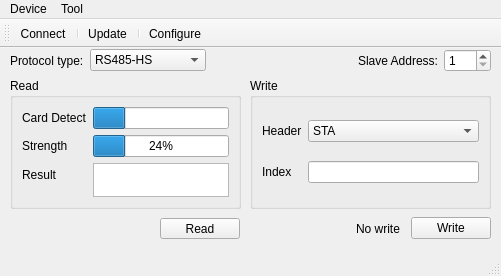
<?xml version="1.0" encoding="UTF-8"?>
<ui version="4.0">
 <class>MainWindow</class>
 <widget class="QMainWindow" name="MainWindow">
  <property name="geometry">
   <rect>
    <x>0</x>
    <y>0</y>
    <width>501</width>
    <height>276</height>
   </rect>
  </property>
  <property name="windowTitle">
   <string>MainWindow</string>
  </property>
  <widget class="QWidget" name="centralwidget">
   <widget class="QGroupBox" name="groupBox">
    <property name="geometry">
     <rect>
      <x>10</x>
      <y>30</y>
      <width>231</width>
      <height>131</height>
     </rect>
    </property>
    <property name="minimumSize">
     <size>
      <width>231</width>
      <height>0</height>
     </size>
    </property>
    <property name="title">
     <string>Read</string>
    </property>
    <layout class="QFormLayout" name="formLayout">
     <item row="1" column="0">
      <widget class="QLabel" name="label_6">
       <property name="text">
        <string>Strength</string>
       </property>
      </widget>
     </item>
     <item row="1" column="1">
      <widget class="QProgressBar" name="strengthBar">
       <property name="value">
        <number>24</number>
       </property>
      </widget>
     </item>
     <item row="2" column="0">
      <widget class="QLabel" name="label_2">
       <property name="text">
        <string>Result</string>
       </property>
      </widget>
     </item>
     <item row="2" column="1">
      <widget class="QTextEdit" name="readText">
       <property name="sizePolicy">
        <sizepolicy hsizetype="Fixed" vsizetype="Fixed">
         <horstretch>0</horstretch>
         <verstretch>0</verstretch>
        </sizepolicy>
       </property>
      </widget>
     </item>
     <item row="0" column="1">
      <widget class="QProgressBar" name="cardDetectBar">
       <property name="value">
        <number>24</number>
       </property>
       <property name="textVisible">
        <bool>false</bool>
       </property>
      </widget>
     </item>
     <item row="0" column="0">
      <widget class="QLabel" name="label_4">
       <property name="text">
        <string>Card Detect</string>
       </property>
      </widget>
     </item>
    </layout>
   </widget>
   <widget class="QPushButton" name="readButton">
    <property name="geometry">
     <rect>
      <x>160</x>
      <y>170</y>
      <width>80</width>
      <height>21</height>
     </rect>
    </property>
    <property name="text">
     <string>Read</string>
    </property>
   </widget>
   <widget class="QGroupBox" name="groupBox_2">
    <property name="geometry">
     <rect>
      <x>250</x>
      <y>30</y>
      <width>241</width>
      <height>131</height>
     </rect>
    </property>
    <property name="minimumSize">
     <size>
      <width>241</width>
      <height>0</height>
     </size>
    </property>
    <property name="title">
     <string>Write</string>
    </property>
    <layout class="QGridLayout" name="gridLayout_2">
     <item row="0" column="1">
      <widget class="QComboBox" name="headerRFIDBox">
       <item>
        <property name="text">
         <string>STA</string>
        </property>
       </item>
       <item>
        <property name="text">
         <string>END</string>
        </property>
       </item>
       <item>
        <property name="text">
         <string>CUR</string>
        </property>
       </item>
       <item>
        <property name="text">
         <string>CRO</string>
        </property>
       </item>
      </widget>
     </item>
     <item row="2" column="0">
      <widget class="QLabel" name="label_3">
       <property name="text">
        <string>Index</string>
       </property>
      </widget>
     </item>
     <item row="2" column="1">
      <widget class="QLineEdit" name="WritelineEdit"/>
     </item>
     <item row="0" column="0">
      <widget class="QLabel" name="label_5">
       <property name="text">
        <string>Header</string>
       </property>
      </widget>
     </item>
    </layout>
   </widget>
   <widget class="QWidget" name="layoutWidget">
    <property name="geometry">
     <rect>
      <x>10</x>
      <y>0</y>
      <width>481</width>
      <height>25</height>
     </rect>
    </property>
    <layout class="QGridLayout" name="gridLayout_4">
     <item row="0" column="0">
      <widget class="QLabel" name="label">
       <property name="text">
        <string>Protocol type:</string>
       </property>
      </widget>
     </item>
     <item row="0" column="1">
      <widget class="QComboBox" name="protocoComboBox">
       <item>
        <property name="text">
         <string>RS485-HS</string>
        </property>
       </item>
       <item>
        <property name="text">
         <string>RS485-Modbus</string>
        </property>
       </item>
      </widget>
     </item>
     <item row="0" column="2">
      <spacer name="horizontalSpacer">
       <property name="orientation">
        <enum>Qt::Horizontal</enum>
       </property>
       <property name="sizeHint" stdset="0">
        <size>
         <width>40</width>
         <height>20</height>
        </size>
       </property>
      </spacer>
     </item>
     <item row="0" column="3">
      <widget class="QLabel" name="label_27">
       <property name="sizePolicy">
        <sizepolicy hsizetype="Maximum" vsizetype="Preferred">
         <horstretch>0</horstretch>
         <verstretch>0</verstretch>
        </sizepolicy>
       </property>
       <property name="minimumSize">
        <size>
         <width>72</width>
         <height>23</height>
        </size>
       </property>
       <property name="text">
        <string>Slave Address:</string>
       </property>
      </widget>
     </item>
     <item row="0" column="4">
      <widget class="QSpinBox" name="slaveAddEditNum">
       <property name="sizePolicy">
        <sizepolicy hsizetype="Maximum" vsizetype="Fixed">
         <horstretch>0</horstretch>
         <verstretch>0</verstretch>
        </sizepolicy>
       </property>
       <property name="minimum">
        <number>1</number>
       </property>
       <property name="maximum">
        <number>247</number>
       </property>
      </widget>
     </item>
    </layout>
   </widget>
   <widget class="QWidget" name="layoutWidget">
    <property name="geometry">
     <rect>
      <x>356</x>
      <y>169</y>
      <width>135</width>
      <height>23</height>
     </rect>
    </property>
    <layout class="QHBoxLayout" name="horizontalLayout">
     <item>
      <widget class="QLabel" name="writeStLable">
       <property name="text">
        <string>No write</string>
       </property>
      </widget>
     </item>
     <item>
      <widget class="QPushButton" name="writeButton">
       <property name="text">
        <string>Write</string>
       </property>
      </widget>
     </item>
    </layout>
   </widget>
  </widget>
  <widget class="QMenuBar" name="menubar">
   <property name="geometry">
    <rect>
     <x>0</x>
     <y>0</y>
     <width>501</width>
     <height>20</height>
    </rect>
   </property>
   <widget class="QMenu" name="menuDevice">
    <property name="title">
     <string>Device</string>
    </property>
    <addaction name="actionExit"/>
   </widget>
   <widget class="QMenu" name="menuTool">
    <property name="title">
     <string>Tool</string>
    </property>
    <addaction name="actionConfigure"/>
    <addaction name="separator"/>
    <addaction name="actionConnect"/>
    <addaction name="actionUpdate"/>
    <addaction name="separator"/>
   </widget>
   <addaction name="menuDevice"/>
   <addaction name="menuTool"/>
  </widget>
  <widget class="QToolBar" name="toolBar">
   <property name="windowTitle">
    <string>toolBar</string>
   </property>
   <attribute name="toolBarArea">
    <enum>TopToolBarArea</enum>
   </attribute>
   <attribute name="toolBarBreak">
    <bool>false</bool>
   </attribute>
   <addaction name="actionConnect"/>
   <addaction name="separator"/>
   <addaction name="actionUpdate"/>
   <addaction name="separator"/>
   <addaction name="actionConfigure"/>
  </widget>
  <widget class="QStatusBar" name="statusbar"/>
  <action name="actionConnect">
   <property name="checkable">
    <bool>true</bool>
   </property>
   <property name="icon">
    <iconset resource="Resource.qrc">
     <normaloff>:/Rec/images/connect.png</normaloff>
     <normalon>:/Rec/images/disconnect.png</normalon>:/Rec/images/connect.png</iconset>
   </property>
   <property name="text">
    <string>Connect</string>
   </property>
  </action>
  <action name="actionConfigure">
   <property name="icon">
    <iconset resource="Resource.qrc">
     <normaloff>:/Rec/images/settings.png</normaloff>:/Rec/images/settings.png</iconset>
   </property>
   <property name="text">
    <string>Configure</string>
   </property>
  </action>
  <action name="actionExit">
   <property name="icon">
    <iconset resource="Resource.qrc">
     <normaloff>:/Rec/images/application-exit.png</normaloff>:/Rec/images/application-exit.png</iconset>
   </property>
   <property name="text">
    <string>Exit</string>
   </property>
  </action>
  <action name="actionUpdate">
   <property name="checkable">
    <bool>true</bool>
   </property>
   <property name="icon">
    <iconset resource="Resource.qrc">
     <normaloff>:/Rec/images/iconfinder_refresh_48523.png</normaloff>:/Rec/images/iconfinder_refresh_48523.png</iconset>
   </property>
   <property name="text">
    <string>Update</string>
   </property>
  </action>
 </widget>
 <tabstops>
  <tabstop>protocoComboBox</tabstop>
  <tabstop>slaveAddEditNum</tabstop>
  <tabstop>readText</tabstop>
  <tabstop>headerRFIDBox</tabstop>
  <tabstop>readButton</tabstop>
  <tabstop>writeButton</tabstop>
 </tabstops>
 <resources>
  <include location="Resource.qrc"/>
 </resources>
 <connections/>
</ui>
